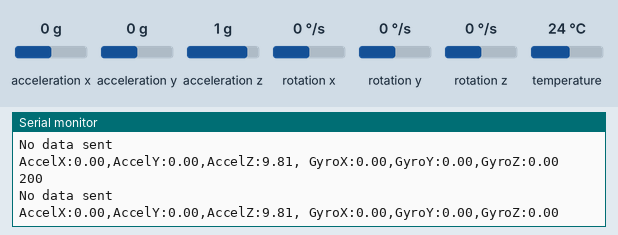
Simulated run of this sketch. Board: ESP32. Shown: the last lines printed to the serial monitor. Inputs (shaded band) come from the test bench; at power-on: acceleration z 1 g, acceleration x 0 g, acceleration y 0 g, rotation x 0 °/s, rotation y 0 °/s, rotation z 0 °/s, temperature 24 °C. WiFi joins after 1.5 s; servers stay silent unless stated; uploads are accepted with an empty reply.

Above: at 2.7 s.
2.8 s: acceleration z set to 0.8 g
At 3.08 s:
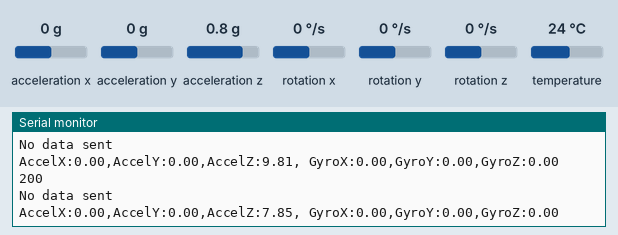
4.3 s: acceleration z set to 0.5 g
At 4.9 s:
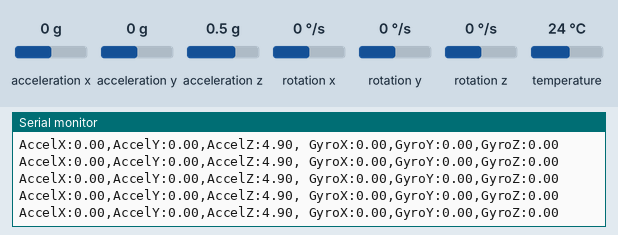
Timing chart, 0 to 7.3 s (numbered marks = the images above; inputs shaded):
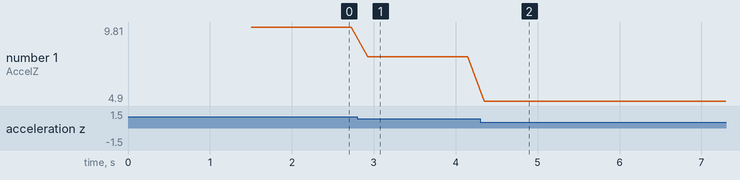

The sketch:

mpucode.ino
```cpp
#include <Wire.h>
#include <WiFi.h>
#include <HTTPClient.h>
#include <Arduino.h>
#include <Adafruit_MPU6050.h>
#include <Adafruit_Sensor.h>
#include <WiFiManager.h>
#define BUZZER_PIN 4

float values[6];
// Global objects
Adafruit_MPU6050 mpu;
HTTPClient http;
String url = "http://192.168.43.190:8000/api/v1/notifications/12345";
void setup() {
    Serial.begin(115200);
    while (!Serial)
        delay(10); // will pause Zero, Leonardo, etc until serial console opens

    Serial.println("MPU6050 test!");
    WiFiManager wm;
    wm.resetSettings();
    bool res;
    res = wm.autoConnect("AutoConnectAP", "password");

    // Try to initialize!
    if (!mpu.begin()) {
        Serial.println("Failed to find MPU6050 chip");
        while (1) {
            delay(10);
        }
    }
    Serial.println("MPU6050 Found!");

    // Setup motion detection
    mpu.setHighPassFilter(MPU6050_HIGHPASS_0_63_HZ);
    mpu.setMotionDetectionThreshold(1);
    mpu.setMotionDetectionDuration(20);
    mpu.setInterruptPinLatch(true); // Keep it latched. Will turn off when reinitialized.
    mpu.setInterruptPinPolarity(true);
    mpu.setMotionInterrupt(true);

    while (!res) {
        Serial.println("Connecting to WiFi...");
        Serial.print(".");
    }

    Serial.println("Connected to WiFi");
}

void loop() {
    if (mpu.getMotionInterruptStatus()) {
        /* Get new sensor events with the readings */
        sensors_event_t a, g, temp;
        mpu.getEvent(&a, &g, &temp);

        /* Print out the values */
        Serial.print("AccelX:");
        Serial.print(a.acceleration.x);
        Serial.print(",");
        Serial.print("AccelY:");
        Serial.print(a.acceleration.y);
        Serial.print(",");
        Serial.print("AccelZ:");
        Serial.print(a.acceleration.z);
        Serial.print(", ");
        Serial.print("GyroX:");
        Serial.print(g.gyro.x);
        Serial.print(",");
        Serial.print("GyroY:");
        Serial.print(g.gyro.y);
        Serial.print(",");
        Serial.print("GyroZ:");
        Serial.print(g.gyro.z);
        Serial.println(" ");

        values[0] = a.acceleration.x;
        values[1] = a.acceleration.y;
        values[2] = a.acceleration.z;
        values[3] = g.gyro.x;
        values[4] = g.gyro.y;
        values[5] = g.gyro.z;

        // Fall detection thresholds
        const float acc_threshold = 6.5; // Corresponds to approximately 1.5g
        const float gyro_threshold = 0.7; // 300 degrees/second

          digitalWrite(BUZZER_PIN, HIGH);
        if (abs(values[0]) > acc_threshold || abs(values[1]) > acc_threshold || abs(values[2]) > acc_threshold ||
            abs(values[3]) > gyro_threshold || abs(values[4]) > gyro_threshold || abs(values[5]) > gyro_threshold) {
            sendFallDatatoServer("{\"type\" : \"fall\"}");

        }
    }
}

void sendFallDatatoServer(String payload) {
      if (WiFi.status() == WL_CONNECTED) {
          http.begin(url);
          http.addHeader("Content-Type", "application/json");

          int httpResponseCode = http.POST(payload);
          if (httpResponseCode >  200) {
              Serial.println("Data sent successfully");
          } else {
              Serial.println(httpResponseCode);
              Serial.println("No data sent");
          }

          http.end();
      } else {
          Serial.println("Error: Cannot send data without a WiFi connection.");
      }
  }
```

Measured:
- after the input at 2.8 s, the serial monitor: prints a new line after 0.13 s (image 1)
- after the input at 4.3 s, the serial monitor: prints a new line after 0.05 s (image 2)
- plotted number 1: 9.81 → 7.85 after the input at 2.8 s, 7.85 → 4.9 after the input at 4.3 s
